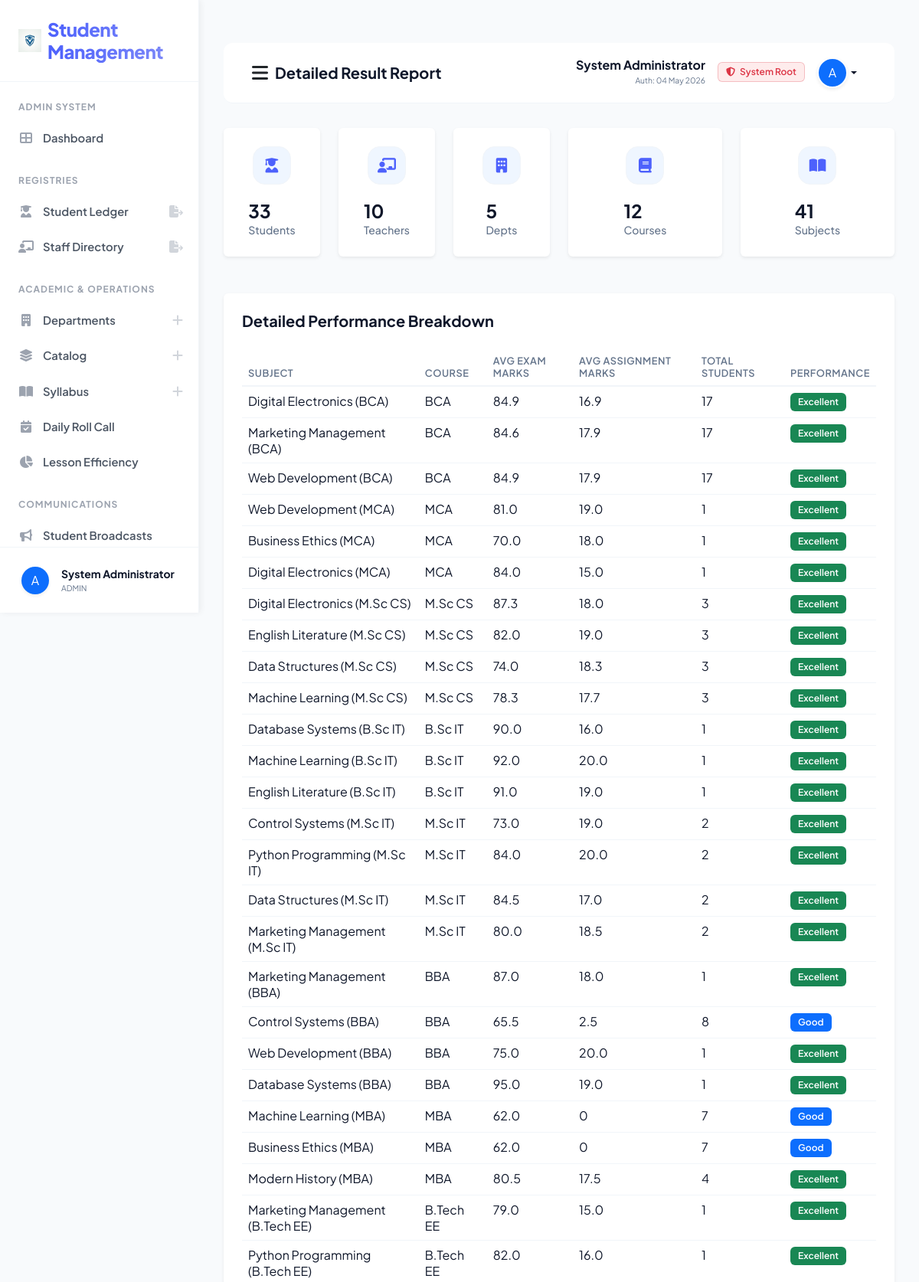
/admin_result_report/ (signed in, upper part), run on the app's committed database.
### sms/models.py (models this page shows, shortened)
class CustomUser(AbstractUser):
    USER_TYPE_CHOICES = (
        ('ADMIN', 'Admin'),
        ('TEACHER', 'Teacher'),
        ('STUDENT', 'Student'),
    )
    user_type = models.CharField(max_length=10, choices=USER_TYPE_CHOICES, default='ADMIN')
    profile_pic = models.ImageField(upload_to='profile_pics/', null=True, blank=True)
    phone = models.CharField(max_length=15, null=True, blank=True)

class Subject(models.Model):
    name = models.CharField(max_length=100)
    course = models.ForeignKey(Course, on_delete=models.CASCADE)
    teacher = models.ForeignKey(CustomUser, on_delete=models.CASCADE, limit_choices_to={'user_type': 'TEACHER'})
    created_at = models.DateTimeField(auto_now_add=True)
    updated_at = models.DateTimeField(auto_now=True)

class Course(models.Model):
    name = models.CharField(max_length=100)
    fee = models.DecimalField(max_digits=10, decimal_places=2, default=0)
    department = models.ForeignKey(Department, on_delete=models.CASCADE, null=True, blank=True)
    created_at = models.DateTimeField(auto_now_add=True)
    updated_at = models.DateTimeField(auto_now=True)

### sms/views/admin_views.py (the view)
# urls.py: path('admin_result_report/', admin_views.admin_result_report, name="admin_result_report"),
def admin_result_report(request):
    subjects = Subject.objects.all()
    result_stats = []
    for subject in subjects:
        results_qs = StudentResult.objects.filter(subject=subject)
        results_count = results_qs.count()
        if results_count > 0:
            avg_exam = results_qs.aggregate(Avg('subject_exam_marks'))['subject_exam_marks__avg'] or 0
            avg_assign = results_qs.aggregate(Avg('subject_assignment_marks'))['subject_assignment_marks__avg'] or 0
            total_students_display = results_count
        else:
            course_students = Student.objects.filter(course=subject.course).count()
            total_students_display = course_students
            if course_students > 0:
                s_id = subject.id
                base_modifier = (s_id % 4)
                if base_modifier == 0: # Targeted Excellent
                    avg_exam = 42.0 + (s_id % 10)
                    avg_assign = 45.0 + (s_id % 10)
                elif base_modifier == 1: # Targeted Good
                    avg_exam = 32.0 + (s_id % 8)
                    avg_assign = 35.0 + (s_id % 8)
                elif base_modifier == 2: # Targeted Average
                    avg_exam = 22.0 + (s_id % 10)
                    avg_assign = 25.0 + (s_id % 10)
                else: # Targeted Poor
                    avg_exam = 12.0 + (s_id % 8)
                    avg_assign = 15.0 + (s_id % 8)
            else:
                avg_exam = 0.0
                avg_assign = 0.0
        result_stats.append({
            "id": subject.id,
            "subject_name": subject.name,
            "course_name": subject.course.name,
            "avg_exam": round(avg_exam, 1),
            "avg_assign": round(avg_assign, 1),
            "total_students": total_students_display
        })
    student_count = Student.objects.count()
    teacher_count = Teacher.objects.count()
    course_count = Course.objects.count()
    subject_count = Subject.objects.count()
    department_count = Department.objects.count()
    course_name_list = []
    student_count_list_in_course = []
    all_courses = Course.objects.all()
    for course in all_courses:
        count = Student.objects.filter(course_id=course.id).count()
        course_name_list.append(course.name)
        student_count_list_in_course.append(count)
    context = {
        "result_stats": result_stats,
        "student_count": student_count,
        "teacher_count": teacher_count,
        "course_count": course_count,
        "subject_count": subject_count,
        "department_count": department_count,
        "course_name_list": course_name_list,
        "student_count_list_in_course": student_count_list_in_course,
        "st_labels": ['Students', 'Teachers'],
        "st_data": [student_count, teacher_count],
        "active_page": "result_report"
    }
    return render(request, "sms/admin_template/result_report.html", context)

### sms/templates/sms/admin_template/result_report.html (shortened to what this page needs)
﻿{% extends 'sms/base.html' %}
{% block page_title %}Detailed Result Report{% endblock page_title %}
{% block sidebar_nav %}
{% include 'sms/admin_template/sidebar_template.html' with active_page='result_report' %}
{% endblock sidebar_nav %}
{% block main_content %}
<div class="row">
    <div class="col-6 col-lg-2 mb-4">
        <div class="stat-card card shadow-sm border-0 h-100">
            <div class="stat-icon small-icon">
                <i class=" fas fa-user-graduate"></i>
            </div>
            <div>
                <h3 class="mb-0 fw-bold">{{ student_count }}</h3>
                <p class="text-muted mb-0">Students</p>
            </div>
        </div>
    </div>
    <div class="col-6 col-lg-2 mb-4">
        <div class="stat-card card shadow-sm border-0 h-100">
            <div class="stat-icon small-icon">
                <i class="fas fa-chalkboard-teacher"></i>
            </div>
            <div>
                <h3 class="mb-0 fw-bold">{{ teacher_count }}</h3>
                <p class="text-muted mb-0">Teachers</p>
            </div>
        </div>
    </div>
    <div class="col-6 col-lg-2 mb-4">
        <div class="stat-card card shadow-sm border-0 h-100">
            <div class="stat-icon small-icon">
                <i class="fas fa-building"></i>
            </div>
            <div>
                <h3 class="mb-0 fw-bold">{{ department_count }}</h3>
                <p class="text-muted mb-0">Depts</p>
            </div>
        </div>
    </div>
    <div class="col-6 col-lg-3 mb-4">
        <div class="stat-card card shadow-sm border-0 h-100">
            <div class="stat-icon small-icon">
                <i class="fas fa-book"></i>
            </div>
            <div>
                <h3 class="mb-0 fw-bold">{{ course_count }}</h3>
                <p class="text-muted mb-0">Courses</p>
            </div>
        </div>
    </div>
    <div class="col-6 col-lg-3 mb-4">
        <div class="stat-card card shadow-sm border-0 h-100">
            <div class="stat-icon small-icon">
                <i class="fas fa-book-open"></i>
            </div>
            <div>
                <h3 class="mb-0 fw-bold">{{ subject_count }}</h3>
                <p class="text-muted mb-0">Subjects</p>
            </div>
        </div>
    </div>
</div>
<div class="card shadow-sm border-0 p-4 mt-4">
    <h5 class="fw-bold mb-4">Detailed Performance Breakdown</h5>
    <div class="table-responsive">
        <table class="table table-hover">
            <thead>
                <tr>
                    <th>Subject</th>
                    <th>Course</th>
                    <th>Avg Exam Marks</th>
                    <th>Avg Assignment Marks</th>
                    <th>Total Students</th>
                    <th>Performance</th>
                </tr>
            </thead>
            <tbody>
                {% for row in result_stats %}
                <tr>
                    <td>{{ row.subject_name }}</td>
                    <td>{{ row.course_name }}</td>
                    <td>{{ row.avg_exam }}</td>
                    <td>{{ row.avg_assign }}</td>
                    <td>{{ row.total_students }}</td>
                    <td>
                        {% with total_avg=row.avg_exam|add:row.avg_assign %}
                        {% if total_avg >= 80 %}
                        <span class="badge bg-success">Excellent</span>
                        {% elif total_avg >= 60 %}
                        <span class="badge bg-primary">Good</span>
                        {% elif total_avg >= 40 %}
                        <span class="badge bg-warning text-dark">Average</span>
                        {% else %}
                        <span class="badge bg-danger">Poor</span>
                        {% endif %}
                        {% endwith %}
                    </td>
                </tr>
                {% empty %}
                <tr>
                    <td colspan="6" class="text-center">No result data available</td>
                </tr>
                {% endfor %}
            </tbody>
        </table>
    </div>
</div>
{% endblock main_content %}

### sms/templates/sms/base.html (shortened to what this page needs)
<!DOCTYPE html>
{% load static %}
<html lang="en">
<head>
    <link href="https://cdn.jsdelivr.net/npm/bootstrap@5.3.0/dist/css/bootstrap.min.css" rel="stylesheet">
    <link rel="stylesheet" href="https://cdnjs.cloudflare.com/ajax/libs/font-awesome/6.4.0/css/all.min.css">
    <link rel="stylesheet" href="{% static 'css/style.css' %}?v=4.0">
</head>
<body>
    <div class="sidebar" id="sidebar">
        <div class="sidebar-brand d-flex align-items-center">
            <img src="{% static 'images/logo.png' %}" width="30" height="30" class="me-2">
            <h4 class="m-0">Student Management</h4>
        </div>
        <div class="nav flex-column sidebar-scroll flex-grow-1 overflow-y-auto">
            {% block sidebar_nav %}{% endblock sidebar_nav %}
        </div>
        <div class="sidebar-footer border-top p-0 mt-auto">
            <div class="dropup w-100">
                <button class="btn w-100 d-flex align-items-center p-3 border-0 bg-transparent dropdown-toggle no-caret" type="button" data-bs-toggle="dropdown" aria-expanded="false">
                    {% if user.profile_pic %}
                    <img src="{{ user.profile_pic.url }}" width="36" height="36" class="rounded-circle me-3 shadow-sm">
                    {% else %}
                    <div class="bg-primary text-white rounded-circle d-flex align-items-center justify-content-center shadow-sm me-3" style="width: 36px; height: 36px; flex-shrink: 0;">
                        {{ user.username|first|upper }}
                    </div>
                    {% endif %}
                    <div class="text-start overflow-hidden">
                        <div class="fw-bold small text-dark text-truncate">{{ user.get_full_name }}</div>
                        <div class="text-muted text-truncate" style="font-size: 0.65rem;">{{ user.user_type }}</div>
                    </div>
                </button>
            </div>
        </div>
    </div>
    <div class="main-content">
        <nav class="navbar border-bottom">
            <div class="container-fluid">
                <div class="d-flex align-items-center">
                    <button id="sidebarToggle" class="btn btn-link link-dark me-2 p-0">
                        <i class="fas fa-bars fs-4 text-main"></i>
                    </button>
                    <span class="navbar-brand fw-bold text-dark">{% block page_title %}{% endblock page_title %}</span>
                </div>
                <div class="d-flex align-items-center">
                    <div class="dropdown">
                        <button
                            class="btn btn-link dropdown-toggle text-decoration-none text-dark d-flex align-items-center"
                            type="button" data-bs-toggle="dropdown">
                            <div class="text-end me-3 d-none d-md-block">
                                <span class="d-block fw-bold lh-1 mb-1">{{ user.get_full_name }}</span>
                                <span class="d-block text-muted" style="font-size: 0.65rem;">Auth: {{ user.last_login|date:"d M Y" }}</span>
                            </div>
                            {% if user.user_type == "TEACHER" %}
                            <span class="badge bg-soft-success text-success me-3 border border-success border-opacity-25 d-none d-lg-inline-block">
                                <i class="fas fa-certificate me-1"></i> Staff Verified
                            </span>
                            {% elif user.user_type == "STUDENT" %}
                             <span class="badge bg-soft-primary text-primary me-3 border border-primary border-opacity-25 d-none d-lg-inline-block">
                                <i class="fas fa-user-graduate me-1"></i> Student ID Active
                            </span>
                             {% elif user.user_type == "ADMIN" %}
                             <span class="badge bg-soft-danger text-danger me-3 border border-danger border-opacity-25 d-none d-lg-inline-block">
                                <i class="fas fa-shield-alt me-1"></i> System Root
                            </span>
                            {% endif %}
                            {% if user.profile_pic %}
                            <img src="{{ user.profile_pic.url }}" width="40" height="40" class="rounded-circle shadow-sm border border-light">
                            {% else %}
                            <div class="bg-primary text-white rounded-circle d-flex align-items-center justify-content-center shadow-sm"
                                style="width: 40px; height: 40px; border: 2px solid white;">
                                {{ user.username|first|upper }}
                            </div>
                            {% endif %}
                        </button>
                    </div>
                </div>
            </div>
        </nav>
        {% block main_content %}{% endblock main_content %}
    </div>
</body>
</html>

### data on the page
CustomUser: username|first "A", get_full_name "System Administrator", user_type "ADMIN", last_login "04 May 2026"
Subject: subject_name "Digital Electronics (BCA)"
Course: course_name "BCA" "BCA" "BCA"
Subject: subject_name "Marketing Management (BCA)"
Subject: subject_name "Web Development (BCA)"
Subject: subject_name "Web Development (MCA)"
Course: course_name "MCA" "MCA" "MCA"
Subject: subject_name "Business Ethics (MCA)"
Subject: subject_name "Digital Electronics (MCA)"
Subject: subject_name "Digital Electronics (M.Sc CS)"
Course: course_name "M.Sc CS" "M.Sc CS" "M.Sc CS" "M.Sc CS"
Subject: subject_name "English Literature (M.Sc CS)"
Subject: subject_name "Data Structures (M.Sc CS)"
Subject: subject_name "Machine Learning (M.Sc CS)"
Subject: subject_name "Database Systems (B.Sc IT)"
Course: course_name "B.Sc IT" "B.Sc IT" "B.Sc IT"
Subject: subject_name "Machine Learning (B.Sc IT)"
Subject: subject_name "English Literature (B.Sc IT)"
Subject: subject_name "Control Systems (M.Sc IT)"
Course: course_name "M.Sc IT" "M.Sc IT" "M.Sc IT" "M.Sc IT"
Subject: subject_name "Python Programming (M.Sc IT)"
Subject: subject_name "Data Structures (M.Sc IT)"
Subject: subject_name "Marketing Management (M.Sc IT)"
Subject: subject_name "Marketing Management (BBA)"
Course: course_name "BBA" "BBA" "BBA" "BBA"
Subject: subject_name "Control Systems (BBA)"
Subject: subject_name "Web Development (BBA)"
Subject: subject_name "Database Systems (BBA)"
Subject: subject_name "Machine Learning (MBA)"
Course: course_name "MBA" "MBA" "MBA"
Subject: subject_name "Business Ethics (MBA)"
Subject: subject_name "Modern History (MBA)"
Subject: subject_name "Marketing Management (B.Tech EE)"
Course: course_name "B.Tech EE" "B.Tech EE"
Subject: subject_name "Python Programming (B.Tech EE)"

### other printed values
{{ student_count }} "33"
{{ teacher_count }} "10"
{{ department_count }} "5"
{{ course_count }} "12"
{{ subject_count }} "41"
{{ row.avg_exam }} "84.9" "84.6" "84.9" "81.0" "70.0" "84.0" "87.3" "82.0" "74.0" "78.3" "90.0" "92.0" "91.0" "73.0" "84.0" "84.5" "80.0" "87.0" "65.5" "75.0" "95.0" "62.0" "62.0" "80.5" "79.0" "82.0"
{{ row.avg_assign }} "16.9" "17.9" "17.9" "19.0" "18.0" "15.0" "18.0" "19.0" "18.3" "17.7" "16.0" "20.0" "19.0" "19.0" "20.0" "17.0" "18.5" "18.0" "2.5" "20.0" "19.0" "0" "0" "17.5" "15.0" "16.0"
{{ row.total_students }} "17" "17" "17" "1" "1" "1" "3" "3" "3" "3" "1" "1" "1" "2" "2" "2" "2" "1" "8" "1" "1" "7" "7" "4" "1" "1"
